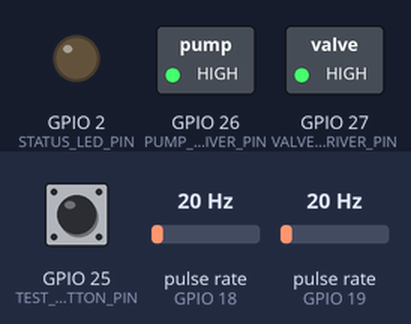
The sketch below on a simulated ESP32. Parts: switched loads named in the sketch (green lamp = pin HIGH), output pins drawn as LEDs (lit = HIGH). Wiring (inferred from the names in the program): 2 × pulse sensor: data GPIO 18 / data GPIO 19. The test bench sets the inputs (shaded band); at power-on: pulse rate (sensors on GPIO 18, GPIO 19) 20 Hz, GPIO 25 (TEST_LEAK_BUTTON_PIN) HIGH. What the sketch prints to the serial monitor is not drawn.

Above: at 1.2 s.
1.3 s: pulse rate (sensor on GPIO 18) set to 50 Hz
4.3 s: GPIO 25 (TEST_LEAK_BUTTON_PIN) pulled LOW for 0.15 s
At 6.2 s:
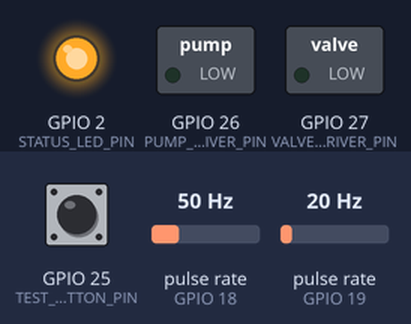
6.5 s: GPIO 25 (TEST_LEAK_BUTTON_PIN) pulled LOW for 1 s
Timing chart, 0 to 9.5 s (numbered marks = the images above; inputs shaded):
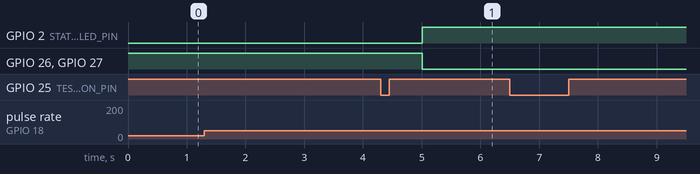

The sketch:

sketch.ino
```cpp
#include <Arduino.h>

// AquaGuard AI ESP32 controller simulation / starter.
// Replace FLOW_CALIBRATION with the value for your exact flow sensor.
constexpr int FLOW_IN_PIN = 18;
constexpr int FLOW_OUT_PIN = 19;
constexpr int TEST_LEAK_BUTTON_PIN = 25; // Button from GPIO25 to GND, INPUT_PULLUP
constexpr int PUMP_DRIVER_PIN = 26;       // Driver/relay input only, never pump directly
constexpr int VALVE_DRIVER_PIN = 27;      // Driver/relay input only, never valve directly
constexpr int STATUS_LED_PIN = 2;

constexpr float FLOW_CALIBRATION = 7.5f; // placeholder pulses/sec per L/min
constexpr float LEAK_THRESHOLD_LPM = 2.0f; // illustrative; calibrate in real setup
constexpr unsigned long SAMPLE_MS = 1000;
constexpr unsigned long PERSIST_MS = 3000;

volatile uint32_t inletPulses = 0;
volatile uint32_t outletPulses = 0;
unsigned long lastSample = 0;
unsigned long mismatchSince = 0;
bool pumpOn = true;
bool valveOpen = true;
bool alarmActive = false;
bool testLeakMode = false;
bool previousButton = HIGH;

void IRAM_ATTR countInlet() { inletPulses++; }
void IRAM_ATTR countOutlet() { outletPulses++; }

void applyOutputs() {
  digitalWrite(PUMP_DRIVER_PIN, pumpOn ? HIGH : LOW);
  digitalWrite(VALVE_DRIVER_PIN, valveOpen ? HIGH : LOW);
  digitalWrite(STATUS_LED_PIN, alarmActive ? HIGH : LOW);
}

void setup() {
  Serial.begin(115200);
  pinMode(FLOW_IN_PIN, INPUT_PULLUP);
  pinMode(FLOW_OUT_PIN, INPUT_PULLUP);
  pinMode(TEST_LEAK_BUTTON_PIN, INPUT_PULLUP);
  pinMode(PUMP_DRIVER_PIN, OUTPUT);
  pinMode(VALVE_DRIVER_PIN, OUTPUT);
  pinMode(STATUS_LED_PIN, OUTPUT);
  attachInterrupt(digitalPinToInterrupt(FLOW_IN_PIN), countInlet, RISING);
  attachInterrupt(digitalPinToInterrupt(FLOW_OUT_PIN), countOutlet, RISING);
  applyOutputs();

  Serial.println();
  Serial.println("AquaGuard AI — ESP32 simulation starter");
  Serial.println("Readings depend on pulse inputs; button enables test leak mode.");
  Serial.println("Flow difference is a possible-leak indicator, not proof.");
}

void loop() {
  const unsigned long now = millis();

  bool button = digitalRead(TEST_LEAK_BUTTON_PIN);
  if (previousButton == HIGH && button == LOW) {
    testLeakMode = !testLeakMode;
    Serial.printf("[TEST] Simulated leak mode: %s\n", testLeakMode ? "ON" : "OFF");
    delay(35); // simple button debounce for starter
  }
  previousButton = button;

  if (now - lastSample >= SAMPLE_MS) {
    lastSample = now;

    noInterrupts();
    uint32_t inPulses = inletPulses;
    uint32_t outPulses = outletPulses;
    inletPulses = 0;
    outletPulses = 0;
    interrupts();

    float inletLpm = (inPulses / (float)SAMPLE_MS) * 1000.0f / FLOW_CALIBRATION;
    float outletLpm = (outPulses / (float)SAMPLE_MS) * 1000.0f / FLOW_CALIBRATION;

    // In Wokwi/demo mode only, reduce the outlet reading to represent a leak.
    // Disable this adjustment for real hardware testing.
    if (testLeakMode) outletLpm *= 0.60f;

    float difference = inletLpm - outletLpm;
    if (difference < 0) difference = 0;

    Serial.printf("Inlet: %.2f L/min | Outlet: %.2f L/min | Difference: %.2f L/min | TestLeak: %s\n",
                  inletLpm, outletLpm, difference, testLeakMode ? "ON" : "OFF");

    if (pumpOn && valveOpen && difference >= LEAK_THRESHOLD_LPM) {
      if (mismatchSince == 0) mismatchSince = now;
      if (!alarmActive && now - mismatchSince >= PERSIST_MS) {
        alarmActive = true;
        pumpOn = false;
        valveOpen = false;
        Serial.println("[ALERT] Persistent flow mismatch — possible leak detected.");
        Serial.println("[ACTION] Simulated automatic response: pump OFF, valve CLOSED.");
      }
    } else {
      mismatchSince = 0;
    }

    applyOutputs();
  }
}
```

Measured:
- after the input at 1.3 s, every drawn part: stays the same
- after the input at 6.5 s, every drawn part: stays the same
